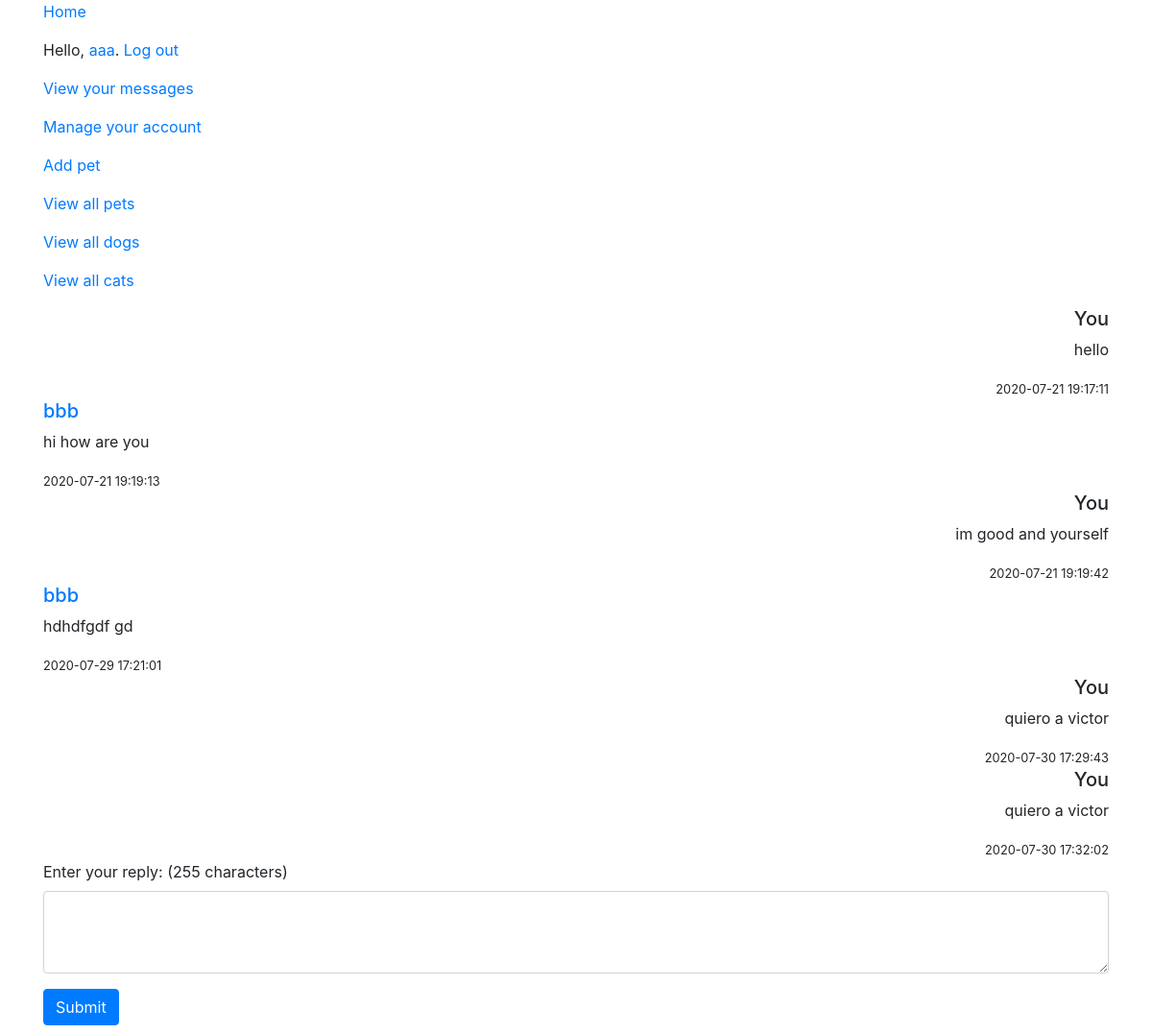
Screenshot of /messages/2 (signed in) with the database file from the repository.
### tables this page shows
CREATE TABLE "users" (
	"id"	integer PRIMARY KEY AUTOINCREMENT,
	"username"	text,
	"email"	text,
	"hash"	text,
	"location"	text,
	"shelter"	TEXT
);

CREATE TABLE "messages" (
	"id"	integer PRIMARY KEY AUTOINCREMENT,
	"sender"	integer,
	"thread_id"	integer,
	"message"	text,
	"timestamp"	datetime,
	"read"	INTEGER,
	FOREIGN KEY("sender") REFERENCES "users"("id"),
	FOREIGN KEY("thread_id") REFERENCES "threads"("id")
);

### app.py (the view)
@app.route('/messages/<thread_id>')
@login_required
def messages(thread_id):
    user = session.get("user")
    user_id = session.get("user_id")
    db = sqlite3.connect('app.db')
    c = db.cursor()
    rows = c.execute('''
        SELECT * FROM threads WHERE (id = ? AND user1 = ?) OR (id = ? AND user2 = ?)
    ''', (thread_id, user_id, thread_id, user_id)).fetchall()
    if len(rows) == 0:
        return redirect("/")
    messages = c.execute('''
        SELECT m.*, u.username AS from_user, t.user1, t.user2, t.subject FROM messages m
        LEFT JOIN users u ON u.id = m.sender
		LEFT JOIN threads t on m.thread_id = t.id
        WHERE thread_id = ?
    ''', (thread_id)).fetchall()
    return render_template("messages.html", user=user, user_id=user_id, messages=messages)

### app.py (called while the page is built)
@app.after_request
def after_request(response):
    response.headers['Cache-Control'] = 'no-cache, no-store, must-revalidate'
    response.headers['Expires'] = 0
    response.headers['Pragma'] = 'no-cache'
    return response

### helpers.py (called while the page is built)
def login_required(f):
    @wraps(f)
    def decorated_function(*args, **kwargs):
        if session.get("user") is None:
            return redirect("/login")
        return f(*args, **kwargs)
    return decorated_function

### templates/messages.html (shortened to what this page needs)
{% extends "layout.html" %}
{% block main %}
<div class="container">
    {% for message in messages %}
    {% if message[1] == user_id %}
    <div class="media right">
    {% else %}
    <div class="media">
    {% endif %}
        <div class="media-body">
            {% if message[1] == user_id %}
            <h5 class="mt-0">You</h5>
            {% else %}
            <h5 class="mt-0"><a href="/members/{{ message[6] }}">{{ message[6] }}</a></h5>
            {% endif %}
            <p>{{ message[3] }}</p>
            <small>{{ message[4][:19] }}</small>
        </div>
    </div>
    {% endfor %}
    <form action="/contact/" method="POST">
        <div class="form-group">
            <label for="message">Enter your reply: (<span id="characters">255</span> character<span id="plural">s</span>)</label>
            <textarea name="message" class="form-control" id="message" rows="3" maxlength="255"></textarea>
        </div>
        <button type="submit" class="btn btn-primary mb-2">Submit</button>
    </form>
</div>
{% endblock %}

### templates/layout.html (shortened to what this page needs)
<!doctype html>
<html lang="en">
<head>
    <link rel="stylesheet" href="https://stackpath.bootstrapcdn.com/bootstrap/4.5.0/css/bootstrap.min.css">
    <link rel="stylesheet" type="text/css" href="/static/css/style.css"> {% block links %}{% endblock %}
</head>
<body>
    <div class="container">
        <p><a href="/">Home</a></p>
        {% if user %}
        <p>Hello, <a href="/members/{{ user }}">{{ user }}</a>. <a href="/logout">Log out</a></p>
        <p><a href="/messages">View your messages</a></p>
        <p><a href="/account">Manage your account</a></p>
        <p><a href="/add_pet">Add pet</a></p>
        {% else %}
        <p>Hello, visitor. Please <a href="/register">register</a> or <a href="/login">log in</a></p>
        {% endif %}
        <p><a href="/pets">View all pets</a></p>
        <p><a href="/pets/dogs">View all dogs</a></p>
        <p><a href="/pets/cats">View all cats</a></p>
    </div>
    {% block main %}{% endblock %}
</body>
</html>

### static/css/style.css (style rules this page uses)
.right { text-align: right; }

### rows the page displays
users: username "aaa"
messages: shows "You", message "hello", timestamp "2020-07-21 19:17:11"
messages: username "bbb", message "hi how are you", timestamp "2020-07-21 19:19:13"
messages: shows "You", message "im good and yourself", timestamp "2020-07-21 19:19:42"
messages: username "bbb", message "hdhdfgdf gd", timestamp "2020-07-29 17:21:01"
messages: shows "You", message "quiero a victor", timestamp "2020-07-30 17:29:43"
messages: shows "You", message "quiero a victor", timestamp "2020-07-30 17:32:02"
